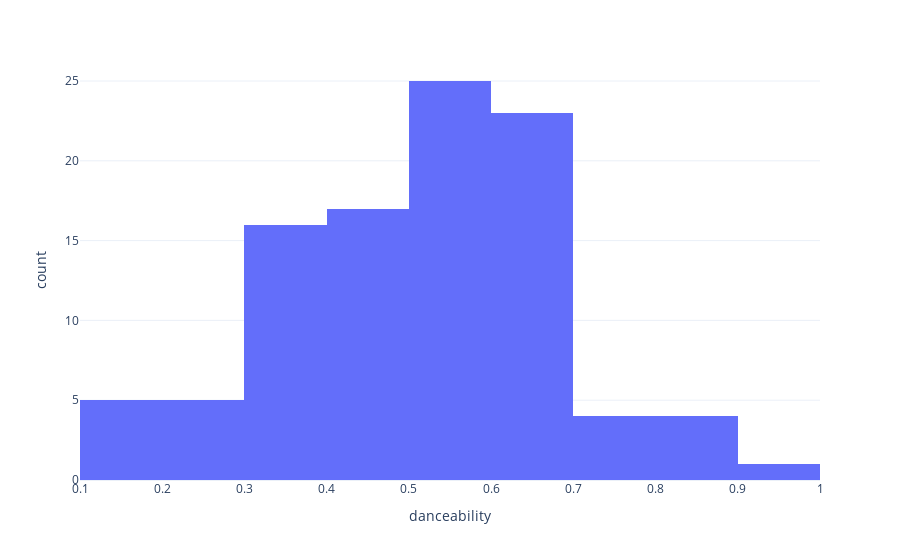

Here is the notebook cell this chart was saved with:
### Code cell
fig = px.histogram(feature_df, x="danceability")
fig.show()

### Figure 1 — Plotly figure (JSON) as saved in the notebook; plotly's stock layout.template omitted (floating-point values rounded to 4 significant figures)
{"data": [{"alignmentgroup": "True", "bingroup": "x", "hovertemplate": "danceability=%{x}<br>count=%{y}<extra></extra>", "legendgroup": "", "marker": {"color": "#636efa", "pattern": {"shape": ""}}, "name": "", "offsetgroup": "", "orientation": "v", "showlegend": false, "type": "histogram", "x": [0.368, 0.283, 0.565, 0.669, 0.727, 0.581, 0.376, 0.585, 0.528, 0.478, 0.347, 0.445, 0.588, 0.65, 0.355, 0.516, 0.242, 0.534, 0.435, 0.431, 0.615, 0.39, 0.617, 0.772, 0.667, 0.2, 0.377, 0.669, 0.639, 0.407, 0.566, 0.451, 0.361, 0.439, 0.167, 0.282, 0.459, 0.645, 0.814, 0.586, 0.674, 0.587, 0.448, 0.801, 0.374, 0.633, 0.94, 0.587, 0.405, 0.4, 0.592, 0.214, 0.545, 0.657, 0.535, 0.331, 0.652, 0.647, 0.815, 0.559, 0.501, 0.324, 0.134, 0.508, 0.853, 0.453, 0.168, 0.352, 0.143, 0.678, 0.487, 0.477, 0.62, 0.517, 0.69, 0.61, 0.775, 0.557, 0.632, 0.705, 0.677, 0.545, 0.376, 0.628, 0.489, 0.638, 0.374, 0.575, 0.502, 0.671, 0.371, 0.377, 0.509, 0.585, 0.466, 0.583, 0.107, 0.669, 0.371, 0.466], "xaxis": "x", "yaxis": "y"}], "layout": {"barmode": "relative", "legend": {"tracegroupgap": 0}, "margin": {"t": 60}, "xaxis": {"anchor": "y", "domain": [0, 1], "title": {"text": "danceability"}}, "yaxis": {"anchor": "x", "domain": [0, 1], "title": {"text": "count"}}}}
